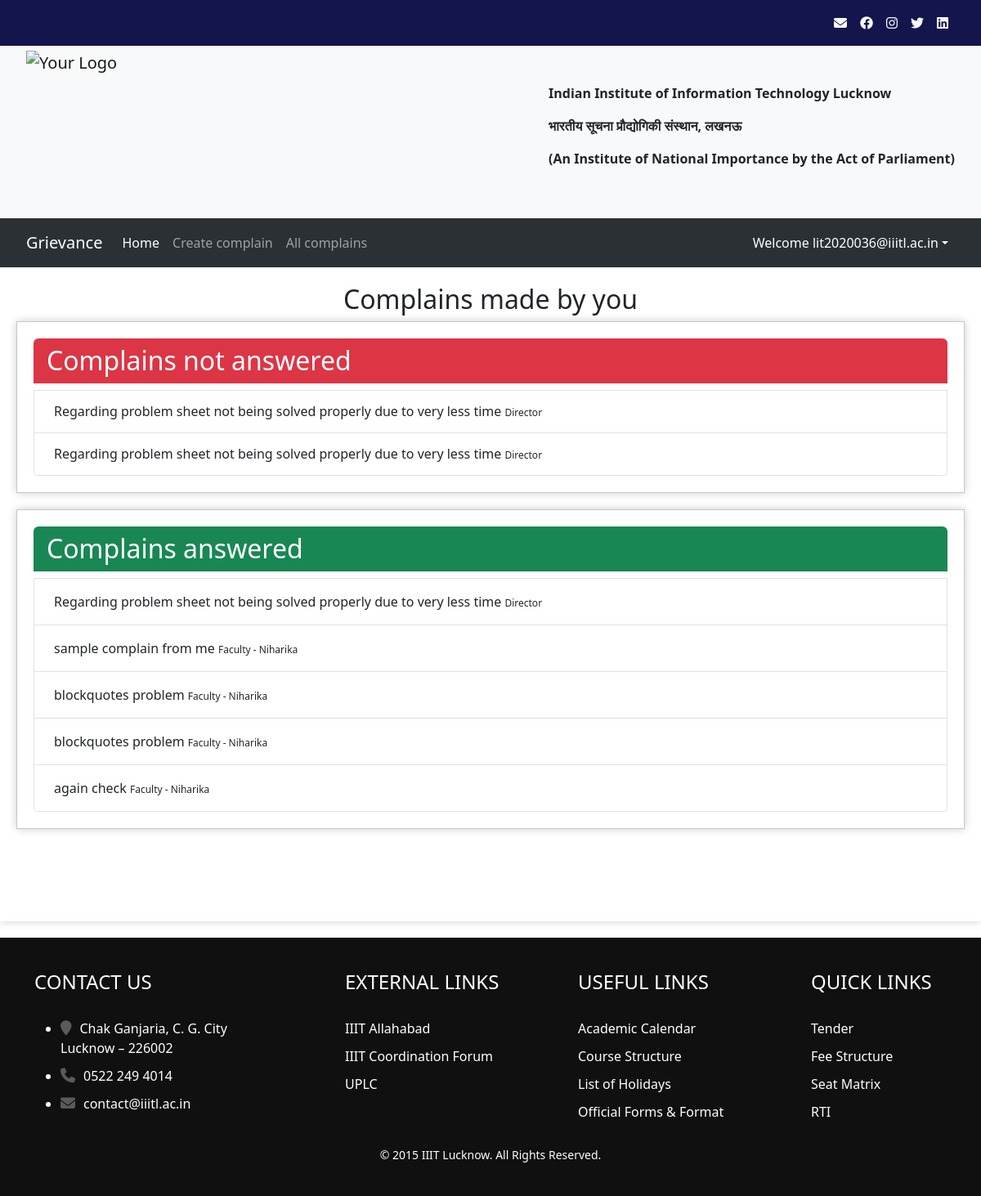
Page / (signed in) on the earlier database version.
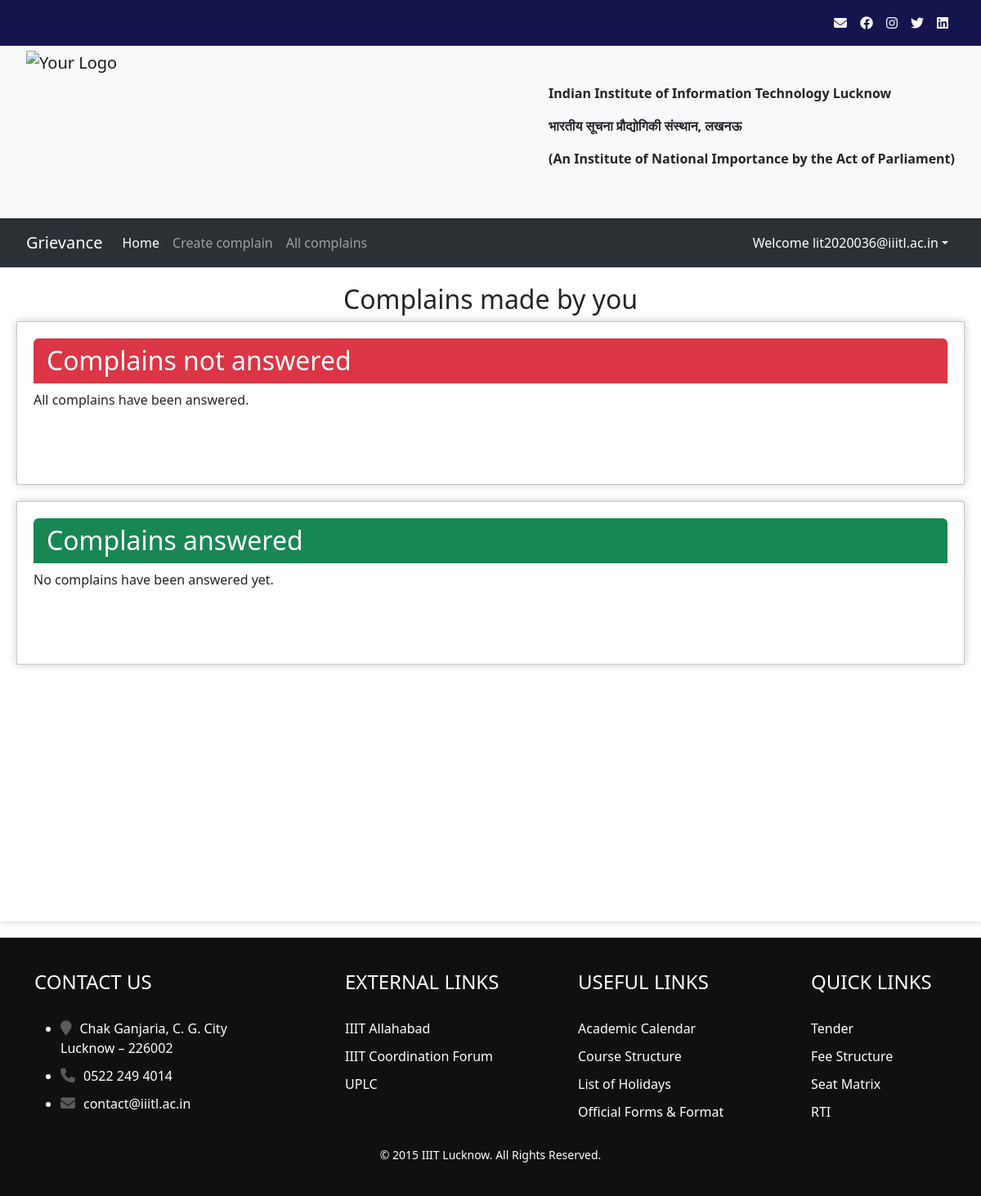
Same page on the later database version.
### complainapp/models.py (models this page shows, shortened)
class Complain(models.Model):
    id = models.AutoField
    heading = models.CharField(max_length=300)
    description = models.TextField()
    registered_by = models.ForeignKey(Profile, on_delete=models.CASCADE)
    registered_to = models.ForeignKey('Designation', on_delete=models.CASCADE)
    registered_date = models.DateField(default=now, db_index=True)
    response_date = models.DateField(default=datetime.utcnow() + timedelta(days=2))
    completed = models.BooleanField(default=False)
    likes = models.ManyToManyField(User,related_name="postlike", blank=True, db_index=True)

class Designation(models.Model):
    id = models.AutoField
    name = models.CharField(max_length=100)
    description = models.CharField(max_length=500)
    parent = models.ForeignKey('self', blank=True, default=" ", null=True, on_delete=models.CASCADE)
    designation_holder = models.ForeignKey(Profile, on_delete=models.CASCADE, related_name='designation_holder')
    def __str__(self):
        return self.name

### complainapp/views.py (the view)
# urls.py: path('', views.index, name='index'),
def index(request):
    check_escalation()
    if (request.user.is_authenticated):
        profile = Profile.objects.get(user=request.user)
        answered_complains = Complain.objects.filter(registered_by=profile, completed=True)
        unanswered_complains = Complain.objects.filter(registered_by=profile, completed=False)
        reopencomplainform = ReopenComplainForm()
        escalatecomplainform = EscalateComplainForm()
        return render(request, 'complainapp/index.html', {'answered_complains': answered_complains,
                                                          'unanswered_complains': unanswered_complains,
                                                          'reopencomplainform': reopencomplainform,
                                                          'escalatecomplainform': escalatecomplainform})
    else:
        signupform = SignupForm()
        loginform = LoginForm()
        return render(request, "complainapp/authentication.html", {'signupform': signupform, 'loginform': loginform})

### complainapp/context_processors.py (called while the page is built)
def has_designation(request):
    user = request.user
    if user.is_superuser:
        return {'has_designation': True}
    has_designation = False
    if user.is_authenticated:
        has_designation = Profile.objects.get(user=user).designation_holder.exists()
    return {'has_designation': has_designation}

### complainapp/templatetags/urlactive.py (called while the page is built)
@register.simple_tag(takes_context=True)
def navactive(context, url):
    if context['request'].path == reverse(url):
        return 'active'
    return ''

### complainapp/views.py (called while the page is built)
def check_escalation():
    current_date = timezone.datetime.now()
    complains = Complain.objects.filter(
        completed=False,
        response_date__lte=current_date,
        registered_to__parent__isnull=False
    )
    for complain in complains:
        parent_designation = complain.registered_to.parent
        complain.registered_to = parent_designation
        str_now = datetime.now().strftime('%a, %d %b %Y at %H:%M')
        complain.description = (
            f'<p><strong><span style="color: rgb(53, 152, 219);">'
            f'On {str_now}, complain escalated due to response date timeout by {parent_designation.name}'
            f'</span>&nbsp;</strong></p>'
            f'<blockquote>{complain.description}'
            f'</blockquote>'
        )
        complain.response_date = timezone.now().date() + timezone.timedelta(days=3)
        complain.save()

### templates/complainapp/index.html (shortened to what this page needs)
{% extends 'complainapp/basic.html' %}
{% load static %}
{% block style %}
<link rel="stylesheet" href="{% static '/css/complainapp/index.css' %}">
{% endblock style %}
{% block body %}
{% if user.is_authenticated %}
<div class="content-enclosure">
    <h2 class='text-center'> Complains made by you </h2>
    <div class="complains2" style="min-height:200px">
        <h2 class="bg-danger text-white rounded-top rounded-top px-3 py-2">Complains not answered</h2>
        <div class="list-group complain-list" style="border-radius:0px 0px 5px 5px">
            {% for complain in unanswered_complains %}
            <div class="list-group-item list-group-item-action complain-class" aria-current="true">
                <h6 class="complain-subject m-2">{{ complain.heading }}
                    <small style="font-size: 12px">{{complain.registered_to}}</small>
                </h6>
            </div>
            {% empty %}
            <p>All complains have been answered.</p>
            {% endfor %}
        </div>
    </div>
    <div class="complains1" style="min-height:200px">
        <h2 class="bg-success text-white rounded-top px-3 py-2">Complains answered</h2>
        <div class="list-group complain-list" style="border-radius:0px 0px 5px 5px">
            {% for complain in answered_complains %}
            <div class="list-group-item list-group-item-action complain-class" aria-current="true">
                <div class="complain-subject m-2">{{ complain.heading }}
                    <small style="font-size: 12px">{{complain.registered_to}}</small>
                </div>
            </div>
            {% empty %}
            <p>No complains have been answered yet.</p>
            {% endfor %}
        </div>
    </div>
</div>
{% endif %}
{% endblock body %}

### templates/complainapp/basic.html (shortened to what this page needs)
<!doctype html>
<html lang="en">
{% load static %}
{% load urlactive %}
<head>
  {% block style %}{% endblock style %}
  <link rel="stylesheet" href="https://cdnjs.cloudflare.com/ajax/libs/font-awesome/6.4.0/css/all.min.css">
  <link rel="stylesheet" href="https://cdnjs.cloudflare.com/ajax/libs/bootstrap/5.1.3/css/bootstrap.min.css">
  <link href="https://cdn.jsdelivr.net/npm/bootstrap@5.3.0-alpha2/dist/css/bootstrap.min.css" rel="stylesheet">
  <link rel="stylesheet" href="{% static '/css/complainapp/basic.css' %}">
</head>
<body>
  <nav class="navbar navbar-expand-lg navbar-custom" style="padding-right:20px; background-color: rgb(21, 21, 78);">
    <div class="container-fluid" >
      <div class="collapse navbar-collapse" id="navbarNav">
        <ul class="navbar-nav ms-auto">
          <li class="nav-item temp">
            <a class="nav-link text-light" href="https://mail.google.com/a/iiitl.ac.in" target="_blank"><b><i class="fa fa-envelope"></i></b></a>
          </li>
          <li class="nav-item temp">
            <a class="nav-link text-light" href="https://www.facebook.com/Indian-Institute-of-Information-Technology-Lucknow-IIITL-101698791377071" target="_blank"><i class="fa-brands fa-facebook"></i></a>
          </li>
          <li class="nav-item temp">
            <a class="nav-link text-light" href="https://www.instagram.com/iiitlucknow/" target="_blank"><b><i class="fa-brands fa-instagram"></b></i></a>
          </li>
          <li class="nav-item temp">
            <a class="nav-link text-light" href="https://twitter.com/iiit_lucknow" target="_blank"><i class="fa-brands fa-twitter"></i></a>
            </li>
          <li class="nav-item temp">
            <a class="nav-link text-light" href="https://www.linkedin.com/school/iiitl/" target="_blank"><i class="fa-brands fa-linkedin"></i></a>
          </li>
        </ul>
      </div>
    </div>
  </nav>
  <nav class="navbar navbar-expand-lg navbar-light bg-light" style="padding: 0px 20px;">
    <div class="container-fluid">
      <a class="navbar-brand" href="#">
        <img src="https://iiitl.ac.in/wp-content/uploads/2019/10/Final_Logo_IIITL-800x718.png" alt="Your Logo" width="200" height="200" class="d-inline-block align-text-top me-2 object-fit-scale">
      </a>
      <div class="collapse navbar-collapse" id="navbarNav">
        <ul class="navbar-nav ms-auto flex-column" >
          <li class="nav-item">
            <p><b>Indian Institute of Information Technology Lucknow</b></p>
          </li>
          <li class="nav-item">
            <p><b>भारतीय सूचना प्रौद्योगिकी संस्थान, लखनऊ</b></p>
          </li>
          <li>
            <p><b>(An Institute of National Importance by the Act of Parliament)</b> </p>
            </li>
      </div>
    </div>
  </nav>
  <nav class="navbar navbar-expand-lg bg-body-tertiary" data-bs-theme="dark" style="padding:10px 20px;">
    <div class="container-fluid">
      <a class="navbar-brand" href="{% url 'index' %}">Grievance</a>
      <div class="collapse navbar-collapse" id="navbarSupportedContent">
        <ul class="navbar-nav me-auto mb-2 mb-lg-0" id="nav-options">
          {% if user.is_authenticated %}
          <li class="nav-item"> <a class="nav-link {% navactive 'index' %} " aria-current="page" href="{% url 'index' %}">Home</a></li>
          <li class="nav-item"> <a class="nav-link {% navactive 'createComplain' %}" href="{% url 'createComplain' %}">Create complain</a> </li>
          <li class="nav-item"><a class="nav-link {% navactive 'allcomplain' %}" href="{% url 'allcomplain' %}">All complains</a></li>
          {% endif %}
        </ul>
        <div class="d-flex">
          <div class="collapse navbar-collapse" id="navbarSupportedContent">
            {% if user.is_authenticated  %}
            <ul class="navbar-nav mr-2">
              <li class="nav-item dropdown">
                <a class="nav-link dropdown-toggle text-white dropdown-toggle" id="navbarDropdown" role="button" data-bs-toggle="dropdown" aria-expanded="false">
                  Welcome {{request.user}}</a>
                    </li>
                    </ul>
            {% endif %}
          </div>
        </div>
      </div>
    </div>
  </nav>
  <div class="body-content">
    {% block body %}{% endblock body %}
  </div>
  <div class="container">
    <footer>
      <div class="footer">
        <div class="container">
          <div class="row">
            <div class="col-md-4">
              <h3>Contact Us</h3>
              <ul class="contact">
                <li><i class="fa fa-map-marker"></i>Chak Ganjaria, C. G. City<br> Lucknow – 226002</li>
                <li><i class="fa fa-phone"></i>0522 249 4014</li>
                <li><i class="fa fa-envelope"></i>contact@iiitl.ac.in</li>
              </ul>
            </div>
            <div class="col-md-3">
              <h3>External Links</h3>
              <ul class="links">
                <li><a href="http://www.iiita.ac.in/">IIIT Allahabad</a></li>
                <li><a href="#">IIIT Coordination Forum</a></li>
                <li><a href="#">UPLC</a></li>
              </ul>
            </div>
            <div class="col-md-3">
              <h3>Useful Links</h3>
              <ul class="links">
                <li><a href="#">Academic Calendar</a></li>
                <li><a href="#">Course Structure</a></li>
                <li><a href="#">List of Holidays</a></li>
                <li><a href="#">Official Forms &amp; Format</a></li>
              </ul>
            </div>
            <div class="col-md-2">
              <h3>Quick Links</h3>
              <ul class="links">
                <li><a href="#">Tender</a></li>
                <li><a href="#">Fee Structure</a></li>
                <li><a href="#">Seat Matrix</a></li>
                <li><a href="#">RTI</a></li>
              </ul>
            </div>
          </div>
          <div class="row">
            <div class="col-md-12 text-center">
              <p>© 2015 IIIT Lucknow. All Rights Reserved.</p>
            </div>
          </div>
        </div>
      </div>
    </footer>
  </div>
</body>
</html>

### static/css/complainapp/basic.css (style rules this page uses)
.body-content { background-color: #fff; padding: 20px; width: 100%; max-width: 100%; min-height: 100vh; box-shadow: 0 0 10px rgba(0, 0, 0, 0.2); margin-bottom: 20px; }
.navbar-custom { background-color: rgb(93, 93, 228); }
.navbar-custom .navbar-nav .nav-link { color: dark; }
.complains1 { background-color: #fff; padding: 20px; width: 100%; max-width: 100%; min-height: 100vh; box-shadow: 0 0 10px rgba(0, 0, 0, 0.2); margin-bottom: 20px; border: 1px solid #c8c6c6; }
.complains2 { background-color: #fff; padding: 20px; width: 100%; max-width: 100%; min-height: 100vh; box-shadow: 0 0 10px rgba(0, 0, 0, 0.2); margin-bottom: 20px; border: 1px solid #c8c6c6; }
.footer { margin: 0; padding: 40px 0; background-color: #101010; color: #ffffff; position: absolute; left:0; right: 0; width: 100%; }
.footer h3 { color: #ffffff; font-size: 24px; font-weight: 400; margin-bottom: 30px; text-transform: uppercase; }
.footer p { font-size: 14px; margin-top: 20px; margin-bottom: 0; }
.footer a { color: #ffffff; text-decoration: none; }
.footer ul.contact li { margin-bottom: 10px; }
.footer ul.contact li i { margin-right: 10px; color: #5a5a5a; font-size: 18px; }
.footer ul.links { list-style: none; margin: 0; padding: 0; }
.footer ul.links li { margin-bottom: 10px; }
.footer ul.links li a { color: #ffffff; font-weight: 300; }

Differences in the rows shown:
removed Complain: heading "Regarding problem sheet not being solved properly due to very less time", registered_to "Director", shown under "Complains not answered"
removed Complain: heading "Regarding problem sheet not being solved properly due to very less time", registered_to "Director", shown under "Complains not answered"
removed Complain: heading "Regarding problem sheet not being solved properly due to very less time", registered_to "Director", shown under "Complains answered"
removed Complain: heading "sample complain from me", registered_to "Faculty - Niharika", shown under "Complains answered"
removed Complain: heading "blockquotes problem", registered_to "Faculty - Niharika", shown under "Complains answered"
removed Complain: heading "blockquotes problem", registered_to "Faculty - Niharika", shown under "Complains answered"
removed Complain: heading "again check", registered_to "Faculty - Niharika", shown under "Complains answered"
Other differences:
text now shown: "All complains have been answered. No complains have been answered yet."
